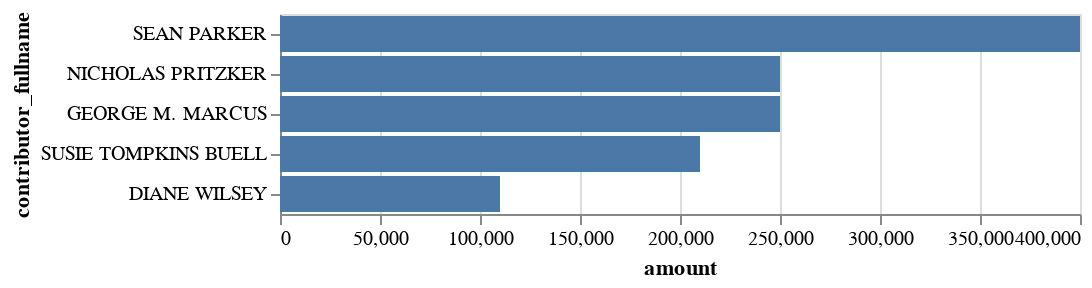

Notebook cell for this chart:
### Code cell
alt.Chart(top_supporters.head(5)).mark_bar().encode(
    x='amount',
    y=alt.Y('contributor_fullname', sort="-x")
)

### Figure 1 — Vega-Lite specification as saved in the notebook (floating-point values rounded to 4 significant figures)
{"config": {"view": {"continuousWidth": 400, "continuousHeight": 300}}, "data": {"name": "data-4ea8f648e237581f56787a77d6624c60"}, "mark": "bar", "encoding": {"x": {"type": "quantitative", "field": "amount"}, "y": {"type": "nominal", "field": "contributor_fullname", "sort": "-x"}}, "$schema": "https://vega.github.io/schema/vega-lite/v4.0.2.json", "datasets": {"data-4ea8f648e237581f56787a77d6624c60": [{"contributor_lastname": "PARKER", "contributor_firstname": "SEAN", "amount": 400000.0, "contributor_fullname": "SEAN PARKER"}, {"contributor_lastname": "PRITZKER", "contributor_firstname": "NICHOLAS", "amount": 250000.0, "contributor_fullname": "NICHOLAS PRITZKER"}, {"contributor_lastname": "MARCUS", "contributor_firstname": "GEORGE M.", "amount": 250000.0, "contributor_fullname": "GEORGE M. MARCUS"}, {"contributor_lastname": "BUELL", "contributor_firstname": "SUSIE TOMPKINS", "amount": 210000.0, "contributor_fullname": "SUSIE TOMPKINS BUELL"}, {"contributor_lastname": "WILSEY", "contributor_firstname": "DIANE", "amount": 110000.0, "contributor_fullname": "DIANE WILSEY"}]}}
